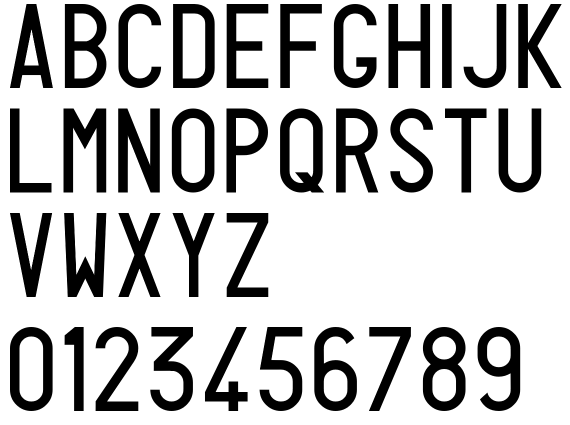
#> input picture LicensePlateGenerator/assets/all.png, 1140 x 849 px (shown at 1/2 size)
$ python -i common.py   (imports and definitions only)   (older library calls are emulated)
#> lines starting #> are read from the running program, lines starting #| are printed output that depends on the picture
#> further down, picture is the input picture: shape (849, 1140, 3); min 0, max 255, mean 194.9
import cv2
import numpy as np
import matplotlib
import matplotlib.pyplot as plt

from PIL import Image

# Define colors
TEXT_RESET = '\033[0m'
TEXT_GREEN = '\033[92m'
TEXT_YELLOW = '\033[93m'


# Function to remove shadows from images
def remove_shadows(im:cv2.Mat, show:bool=False, save:bool=False) -> cv2.Mat:
    # Dilate the image
#> called with show = False, save = False
    dilated_img = cv2.dilate(im, np.ones((11, 11), np.uint8))
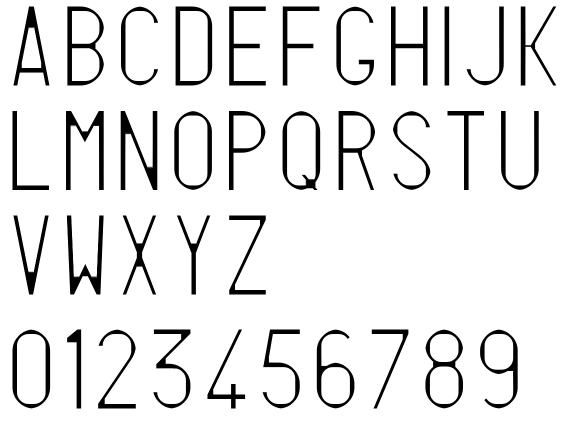
#> dilated_img: shape (849, 1140, 3) (shown at 1/2 size); min 0, max 255, mean 230.7
    if show: cv2.imshow('dilated', dilated_img)
    if save: cv2.imwrite('dilated2.png', dilated_img)

    # Blur the image
    bg_img = cv2.medianBlur(dilated_img, 3)
    if show: cv2.imshow('bg', bg_img)
    if save: cv2.imwrite('bg.png', bg_img)

    # Subtract the blurred image from the original image
    diff_img = 255 - cv2.absdiff(im, bg_img)
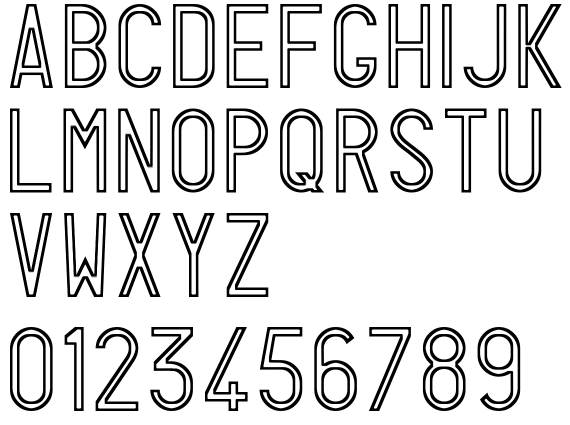
#> diff_img: shape (849, 1140, 3) (shown at 1/2 size); min 0, max 255, mean 219.2
    if show: cv2.imshow('diff', diff_img)
    if save: cv2.imwrite('diff.png', diff_img)

    # Normalize the image
    norm_img = diff_img.copy()
    cv2.normalize(
        src = diff_img,
        dst = norm_img,
        alpha = 0,
        beta = 255,
        norm_type = cv2.NORM_MINMAX,
        dtype = cv2.CV_8UC1
    )
    if show: cv2.imshow('norm', norm_img)
    if save: cv2.imwrite('norm.png', norm_img)

    # Apply thresholding to the image
    _, thr_img = cv2.threshold(norm_img, 220, 0, cv2.THRESH_TRUNC)
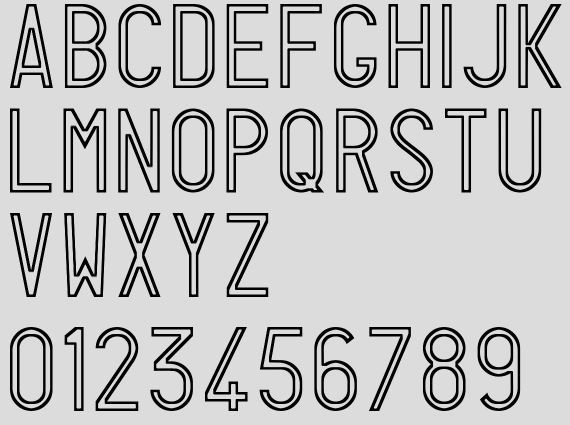
#> thr_img: shape (849, 1140, 3) (shown at 1/2 size); min 0, max 220, mean 189.7
    if show: cv2.imshow('thr_img', thr_img)
    if save: cv2.imwrite('thr_img.png', thr_img)

    # Normalize the image again
    cv2.normalize(
        src = thr_img,
        dst = thr_img,
        alpha = 0,
        beta = 255,
        norm_type = cv2.NORM_MINMAX,
        dtype = cv2.CV_8UC1
    )
    if show: cv2.imshow('thr2', thr_img)
    if save: cv2.imwrite('thr2.png', thr_img)

    return thr_img

# Function to apply transformations to images before character extraction
# [228 lines left out: functions apply_trfs, order_points, rectify_plate, extract_characters, not called in this run]

>>> import cv2
>>> picture = cv2.imread('assets/all.png')
>>> result = remove_shadows(picture)

$ run again, on LicensePlateGenerator/assets/empty-plate-auto.png
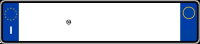
#> input picture LicensePlateGenerator/assets/empty-plate-auto.png, 200 x 44 px
#> picture is the input picture: shape (44, 200, 3); mean B, G, R 211.1, 198.1, 190.3
#> in remove_shadows, `_, thr_img = cv2.threshold(norm_img, 220, 0, cv2.THRESH_TRUNC)`:
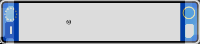
#> thr_img: shape (44, 200, 3); mean B, G, R 195.6, 186.4, 179.7
#> in remove_shadows, `cv2.normalize( src = thr_img, dst = thr_img, alpha = 0, beta = 255, no..`:
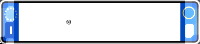
#> thr_img: shape (44, 200, 3); mean B, G, R 226.8, 216.1, 208.3
